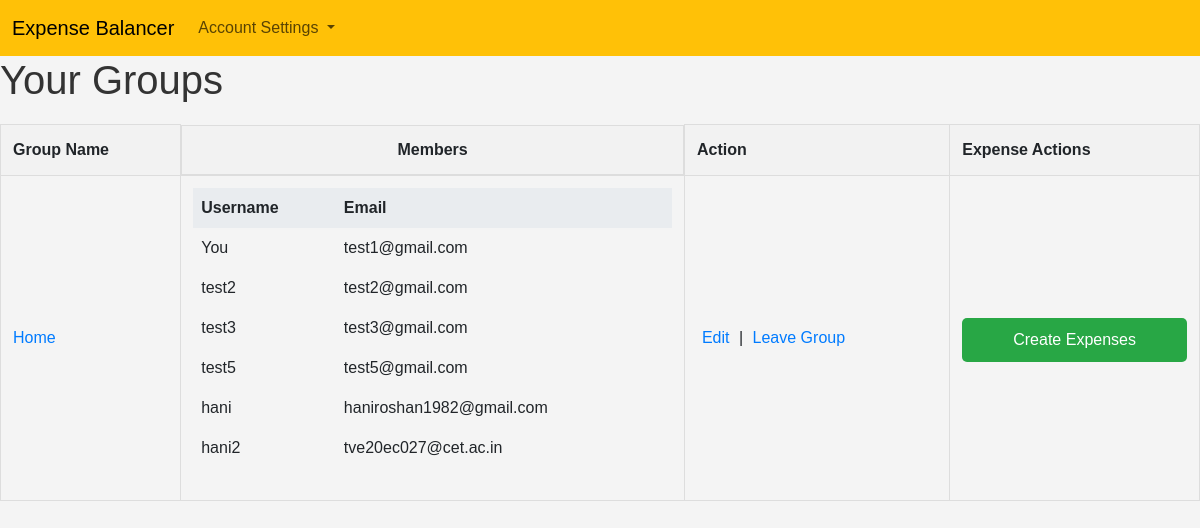
Before: /groups/view_groups (signed in) with the older database file.
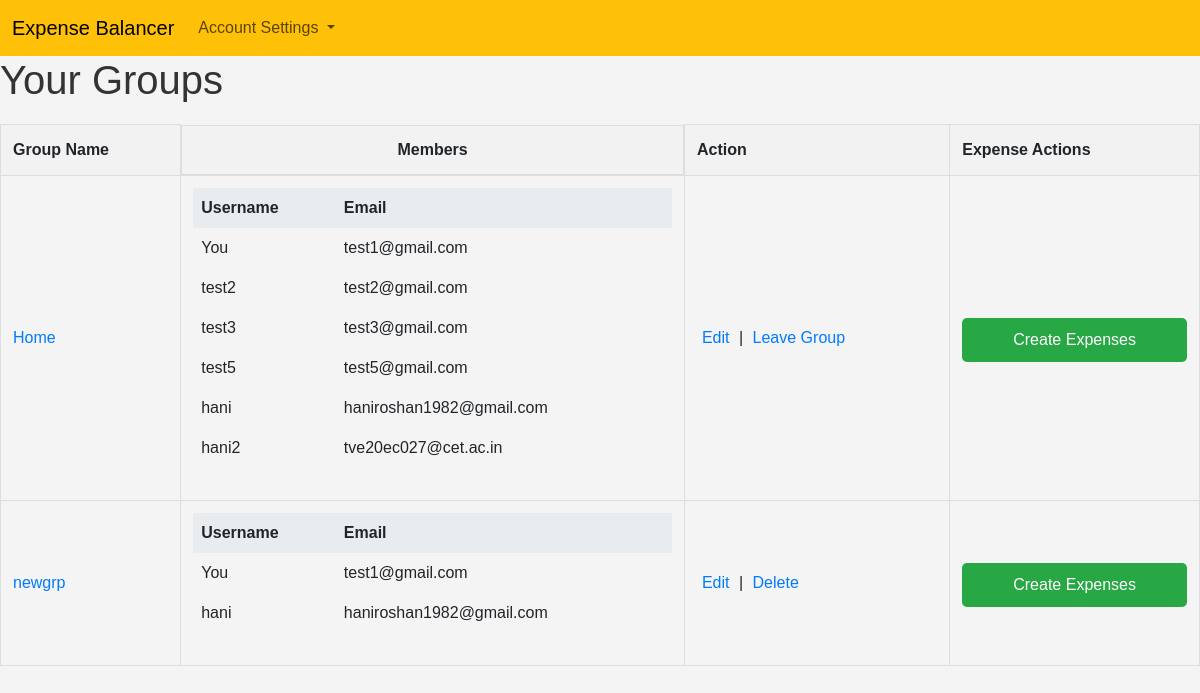
After: the same page with the newer database file.
### Groups/models.py (models this page shows)
class Group(models.Model):
    group_name = models.CharField(max_length=50)
    members = models.ManyToManyField(User, related_name='group_members', blank=True)
    created_by = models.ForeignKey(User, on_delete=models.CASCADE)

### Authentications/models.py (models this page shows)
class User(AbstractBaseUser):
    username = models.CharField(max_length=50, blank=True)
    email = models.EmailField(unique=True)
    friends = models.ManyToManyField('self', symmetrical=True, blank=True)
    objects = CustomUserManager()
    USERNAME_FIELD = 'email'

### Groups/views.py (the view)
# urls.py: path('view_groups', views.view_groups, name='view_groups'),
@login_required
def view_groups(request):
    context = {}
    groups = request.user.group_members.all()
    context['groups'] = groups
    return render(request, 'view_groups.html', {'groups':groups})

### Groups/templates/view_groups.html (shortened to what this page needs)
{% extends "header.html" %}
    {% block content %}
    <head>
    </head>
    <body>
        <h1>Your Groups</h1>
        <table>
            <thead>
                <tr>
                    <th>Group Name</th>
                    <th style="display:flex; justify-content:center;">Members</th>
                    <th>Action</th>
                    <th>Expense Actions</th>
                </tr>
            </thead>
            <tbody>
            {% for group in groups %}
            <tr>
                <td><a href="{% url 'view_group_expenses' group_id=group.id %}">{{ group.group_name }}</a></td>
                <td>
                    <table class="inner-table">
                        <thead>
                            <tr>
                                <th>Username</th>
                                <th>Email</th>
                            </tr>
                        </thead>
                        <tbody>
                            {% for member in group.members.all %}
                            <tr>
                                <td>{% if member.id == request.user.id %}You{% else %}{{ member.username }}{% endif %}</td>
                                <td>{{ member.email }}</td>
                            </tr>
                            {% endfor %}
                        </tbody>
                    </table>
                </td>
                <td class="action-links">
                    <a href="{% url 'edit_group' id=group.id %}">Edit</a>
                    {% if request.user == group.created_by %}
                        | <a href='{% url 'delete_group' group.id %}' >Delete</a>
                    {% else %}
                        | <a href='{% url 'leave_group' group.id %}' >Leave Group</a>
                    {% endif %}
                </td>
                <td class="expense-actions">
                    <a href="{% url 'create_expense' id=group.id %}">Create Expenses</a>
                </td>
            </tr>
            {% empty %}
            <tr>
                <td colspan="4" class="no-groups">You have no groups</td>
            </tr>
            {% endfor %}
            </tbody>
        </table>
    </body>
    {% endblock %}

Changed rows visible on the page:
added Group: group_name "newgrp", shows "Delete", User (shows "You", email "test1@gmail.com"), User (username "hani", email "haniroshan1982@gmail.com")
